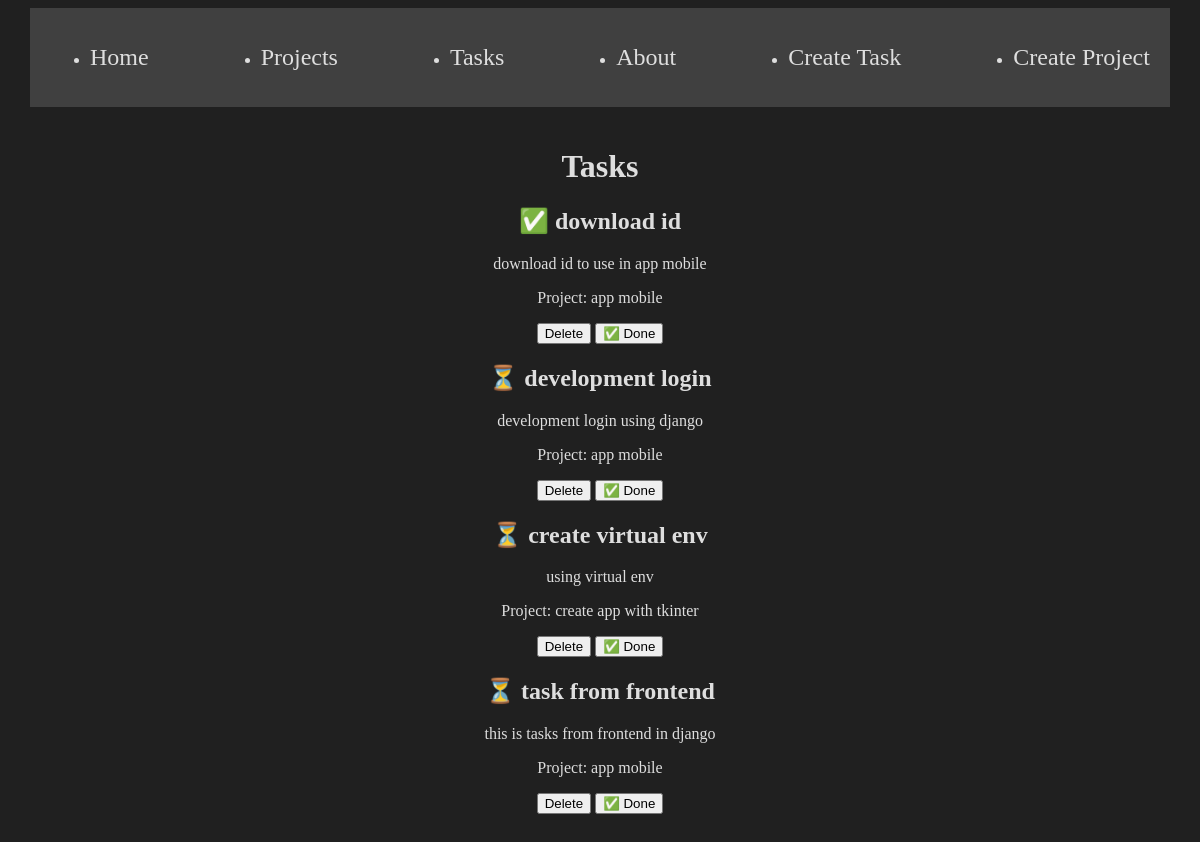
/tasks/, run on an earlier commit of the app's database.
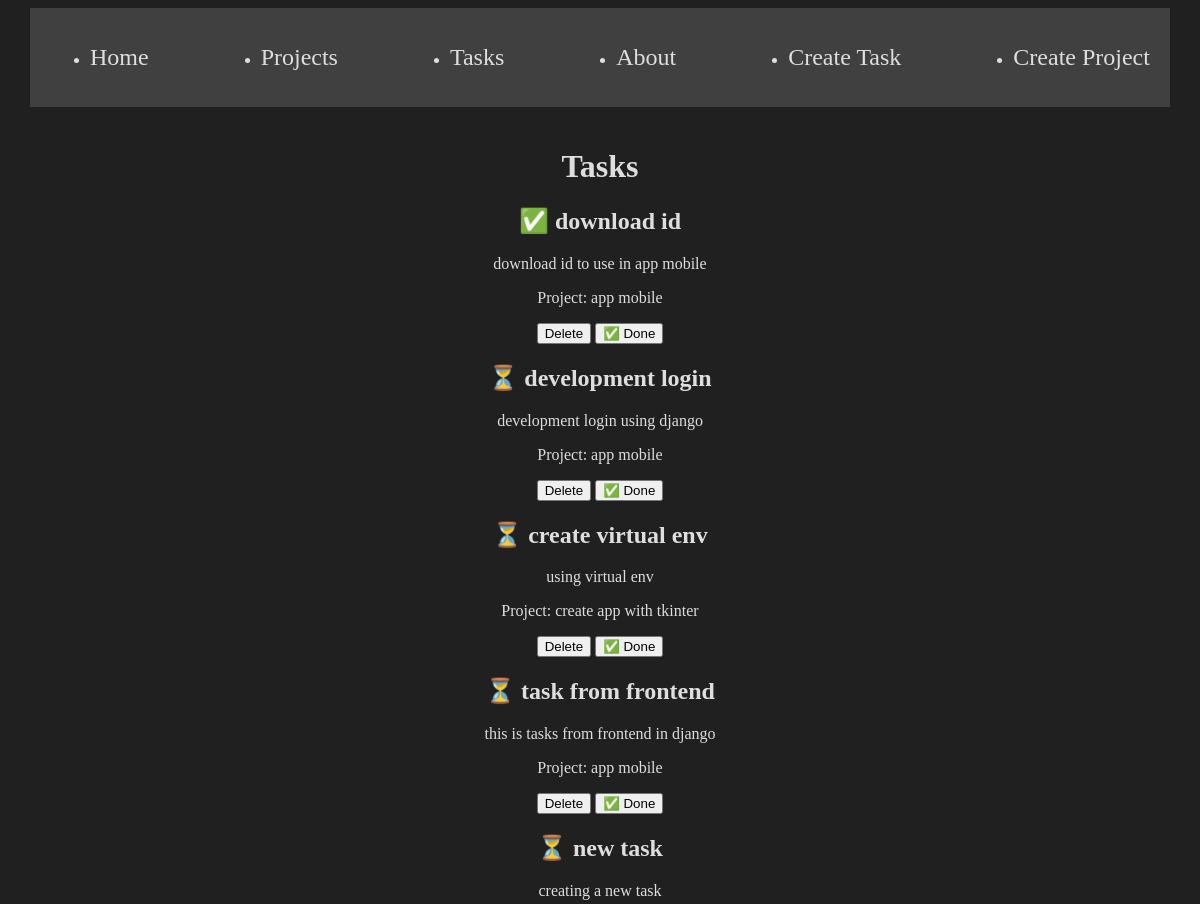
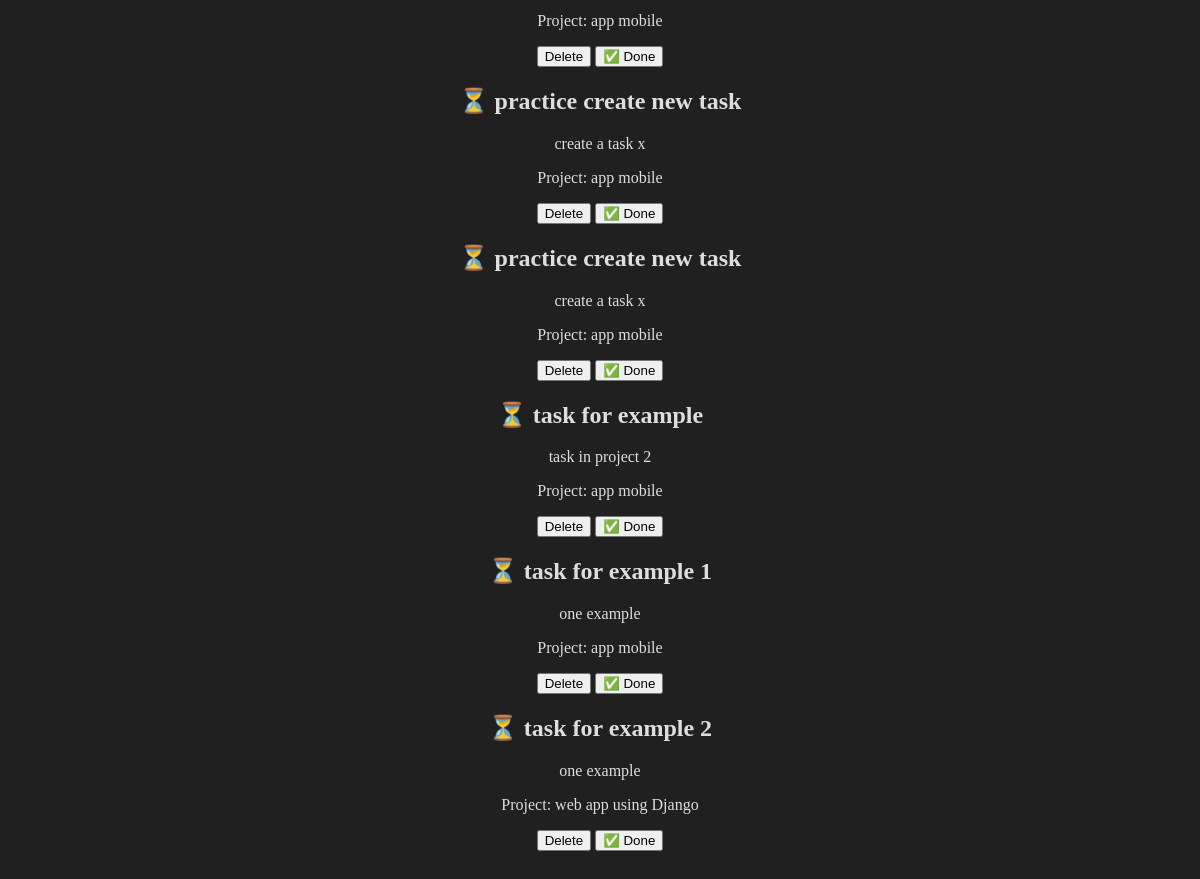
And on a later commit of the database (2 pictures, top to bottom).
### myapp/models.py (models this page shows, shortened)
class Task(models.Model):
    title = models.CharField(max_length=200)
    description = models.TextField()
    project = models.ForeignKey(Project, on_delete=models.CASCADE)
    done = models.BooleanField(default=False)

class Project(models.Model):
    name = models.CharField(max_length=200)

### myapp/views.py (the view)
# urls.py: path('tasks/', views.tasks, name="tasks"),
def tasks(request):
    tasks = Task.objects.all()
    return render(request, 'tasks/tasks.html', {"tasks": tasks})

### myapp/templates/tasks/tasks.html
{% extends "layouts/base.html" %}
{% block content %}
<h1>Tasks</h1>
{%for task in tasks%}
<article>
    <h2>{% if task.done == False %}  ⏳ {% else %} ✅ {% endif %}{{task.title}} </h2>
    <p>{{task.description}}</p>
    <p>Project: {{task.project.name}}</p>
    <button>Delete</button>
    <button>✅ Done</button>
</article>
{%endfor%}
{% endblock %}

### myapp/templates/layouts/base.html (shortened to what this page needs)
{% load static %}
<!DOCTYPE html>
<html lang="en">
<head>
    <link rel="stylesheet" href="{% static 'styles/main.css' %}">
</head>
<body>
    <nav class="navbar container">
        <ul>
            <li>
                <a href="{% url 'index' %}" rel="noopener noreferrer">Home</a>
            </li>
            <li>
                <a href="{% url 'projects' %}" rel="noopener noreferrer">Projects</a>
            </li>
            <li>
                <a href="{% url 'tasks' %}" rel="noopener noreferrer">Tasks</a>
            </li>
            <li>
                <a href="{% url 'about' %}" rel="noopener noreferrer">About</a>
            </li>
            <li>
                <a href="{% url 'create_task' %}"" rel="noopener noreferrer">Create Task</a>
            </li>
            <li>
                <a href="{% url 'create_projects' %}" rel="noopener noreferrer">Create Project</a>
            </li>
        </ul>
    </nav>
    <div class="container">
        {% block content %}
        {% endblock %}
    </div>
</body>
</html>

### myapp/static/styles/main.css (style rules this page uses)
body { background: #202020; color: #dedede; }
a:link, a:visited { color: #dedede; text-decoration: none; cursor: pointer; }
.navbar ul { display: flex; justify-content: space-between; }
.navbar ul li a { color: #dedede; font-size: 1.5rem; }
.navbar { background: #404040; padding: 10px 5px; }
.container { max-width: 1100px; padding: 20px; margin: auto; align-items: center; text-align: center; }

What changed in the data, as far as the page shows it:
added Task: title "new task", description "creating a new task", project.name "app mobile"
added Task: title "practice create new task", description "create a task x", project.name "app mobile"
added Task: title "practice create new task", description "create a task x", project.name "app mobile"
added Task: title "task for example", description "task in project 2", project.name "app mobile"
added Task: title "task for example 1", description "one example", project.name "app mobile"
added Task: title "task for example 2", description "one example", project.name "web app using Django"
